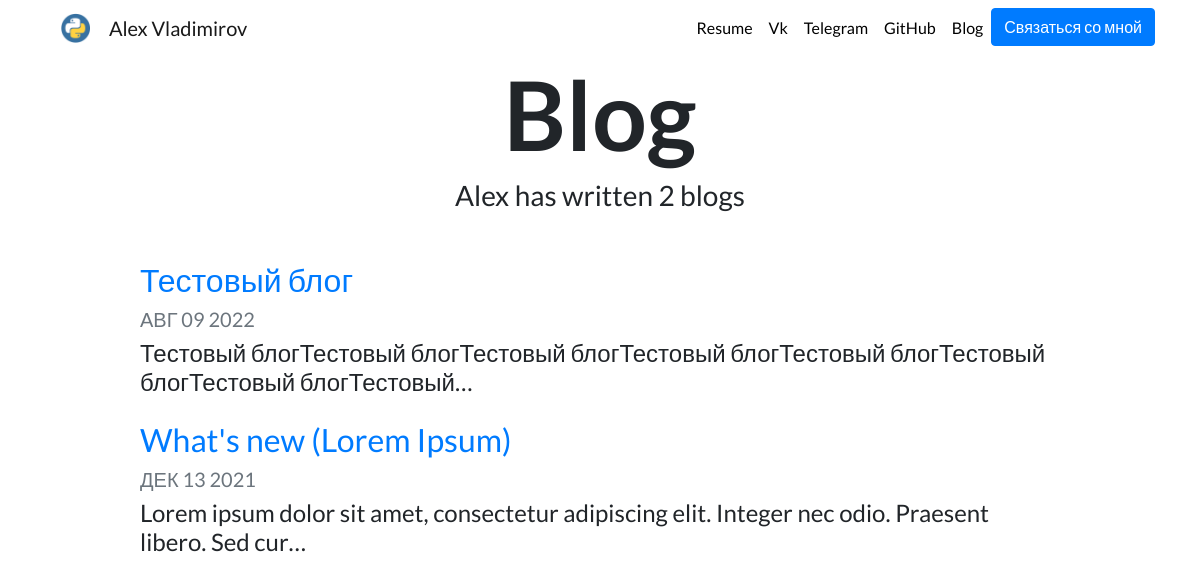
Screenshot of /blog/ with the database file from the repository.
### blog/models.py (models this page shows, shortened)
class Blog(models.Model):
    title = models.CharField(max_length=200)
    description = models.TextField(default=None)
    date = models.DateField(default=datetime.now)

### blog/views.py (the view)
# urls.py: path('', views.all_blogs, name='all_blogs'),
def all_blogs(request):
    blog = Blog.objects.order_by('-date')
    return render(request, 'blog/blog_home.html', {'blog':blog})

### blog/templates/blog/blog_home.html
{% extends 'portfolio/base.html' %}
{% load static %}
{% block content %}
<h1 id="blogtitle" class="font-weight-bold text-center">Blog</h1>
<h3 class="text-center mb-5">Alex has written {{ blog.count }} blog{{ blog.count|pluralize }}</h3>
{% for post in blog %}
    <div class="row justify-content-center my-3">
        <div class="col-md-10">
            <a href="{% url 'blog:detail' post.id %}">
                <h2>{{ post.title }}</h2>
            </a>
        <h5 class="text-muted">{{ post.date|date:'M d Y'|upper }}</h5>
        <h4>{{ post.description|striptags|truncatechars:100 }}</h4>
    </div>
</div>
{% endfor %}
{% endblock %}

### portfolio/static/portfolio/custom.css (style rules this page uses)
body { font-family: 'Lato', sans-serif; }
#blogtitle { font-size: 6rem; }

### rows the page displays
Blog: title "Тестовый блог", date "АВГ 09 2022", description "Тестовый блогТестовый блогТестовый блогТестовый блогТестовый блогТестовый блогТестовый блогТестовый…"
Blog: title "What's new (Lorem Ipsum)", date "ДЕК 13 2021", description "Lorem ipsum dolor sit amet, consectetur adipiscing elit. Integer nec odio. Praesent libero. Sed cur…"

### other values shown
{{ blog.count }} "2"
